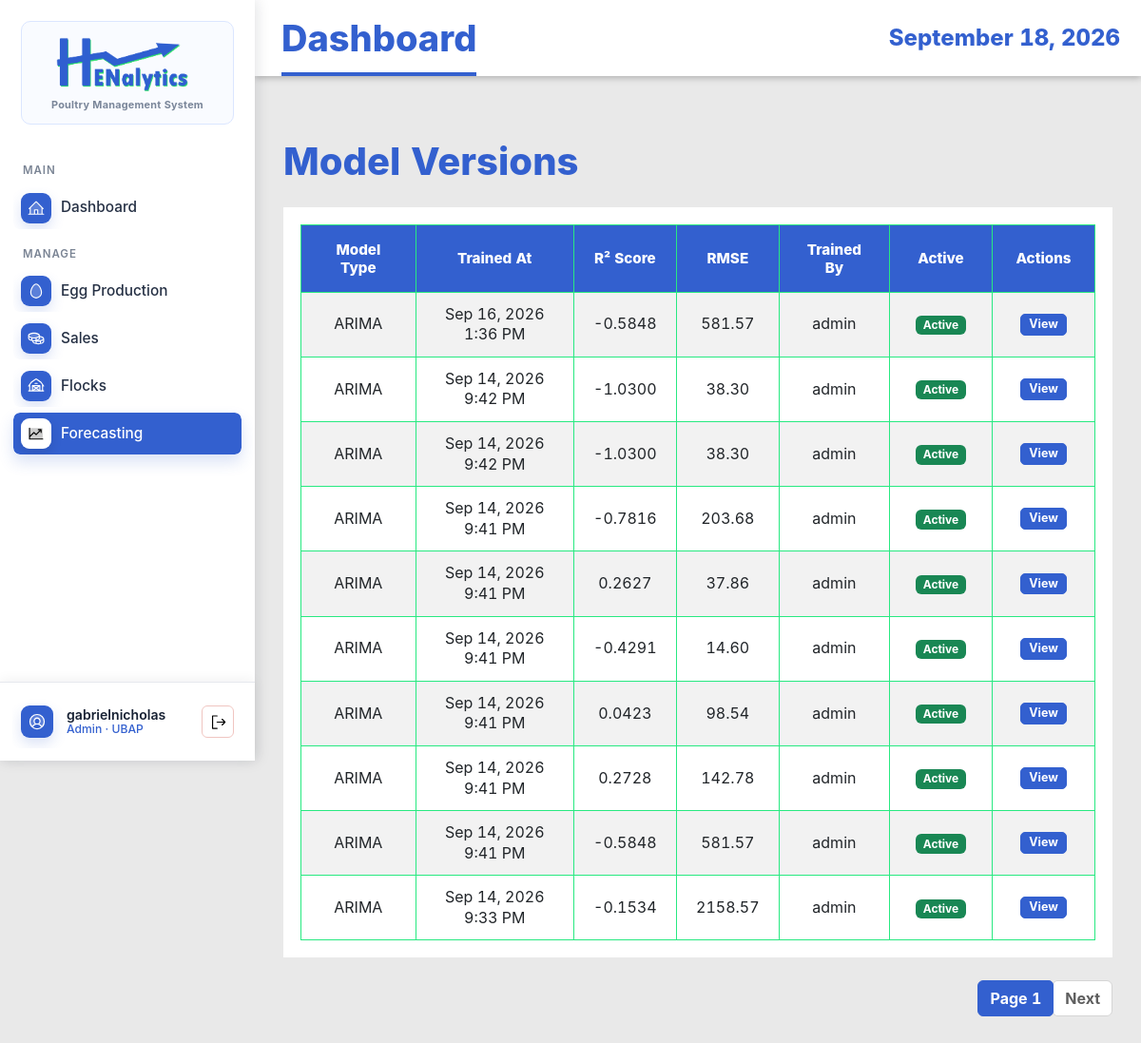
Page /model-versions/ (signed in) on the committed database.
### EggProduction/models.py (models this page shows, shortened)
class ModelVersion(models.Model):
    MODEL_TYPE_CHOICES = (
        ('arima', 'ARIMA'),
        ('mlr', 'Multiple Linear Regression'),
        ('hybrid', 'Hybrid Model'),
        ('lstm', 'LSTM Neural Network'),
    )
    model_type = models.CharField(max_length=20, choices=MODEL_TYPE_CHOICES)
    trained_at = models.DateTimeField(auto_now_add=True)
    triggered_by = models.ForeignKey(User, on_delete=models.SET_NULL, null=True)
    r2_score = models.DecimalField(max_digits=5, decimal_places=4, null=True, blank=True)
    rmse = models.DecimalField(max_digits=10, decimal_places=2, null=True, blank=True)
    mae = models.DecimalField(max_digits=10, decimal_places=2, null=True, blank=True)
    mape = models.DecimalField(max_digits=8, decimal_places=2, null=True, blank=True)
    baseline_rmse = models.DecimalField(max_digits=10, decimal_places=2, null=True, blank=True)
    aic_score = models.DecimalField(max_digits=15, decimal_places=2, null=True, blank=True)
    arima_order = models.CharField(max_length=80, null=True, blank=True, help_text="Format: (p,d,q)")
    pkl_path = models.CharField(max_length=255, null=True, blank=True)
    feature_set = models.CharField(max_length=50, blank=True, default='')
    selection_metric = models.CharField(max_length=30, blank=True, default='rolling_mae_mape')
    comparison_summary = models.JSONField(blank=True, default=dict)
    is_active = models.BooleanField(default=True)
    training_rows = models.IntegerField(null=True, blank=True)
    created_at = models.DateTimeField(auto_now_add=True)
    class Meta:
        ordering = ['-trained_at']
        verbose_name_plural = "Model Versions"

### EggProduction/views.py (the view)
# urls.py: path('model-versions/', views.ModelVersionListView.as_view(), name='model-version-list'),
class ModelVersionListView(AdminAccessMixin, ListView):
    model = ModelVersion
    template_name = 'egg_production/model_version_list.html'
    context_object_name = 'models'
    paginate_by = 10
    ordering = ['-trained_at']

### EggProduction/views.py (called while the page is built)
    def test_func(self):
        user = self.request.user
        try:
            profile = UserProfile.objects.get(user=user)
            return profile.role == 'admin' or user.username == 'gabrielnicholas'
        except UserProfile.DoesNotExist:
            return user.username == 'gabrielnicholas'

### EggProduction/templates/egg_production/model_version_list.html (shortened to what this page needs)
{% extends 'base.html' %}
{% load static %}
{% block content %}
<div class="container mt-4">
    <h1 class="mb-4">Model Versions</h1>
    {% if models %}
    <div class="table-responsive">
        <table class="table table-striped table-hover">
            <thead class="table-dark">
                <tr>
                    <th>Model Type</th>
                    <th>Trained At</th>
                    <th>R² Score</th>
                    <th>RMSE</th>
                    <th>Trained By</th>
                    <th>Active</th>
                    <th>Actions</th>
                </tr>
            </thead>
            <tbody>
                {% for model in models %}
                <tr>
                    <td>{{ model.get_model_type_display }}</td>
                    <td>{{ model.trained_at|date:"M d, Y g:i A" }}</td>
                    <td>{{ model.r2_score|default:"N/A" }}</td>
                    <td>{{ model.rmse|default:"N/A" }}</td>
                    <td>{{ model.triggered_by.get_full_name|default:model.triggered_by.username }}</td>
                    <td>
                        {% if model.is_active %}
                        <span class="badge bg-success">Active</span>
                        {% else %}
                        <span class="badge bg-secondary">Inactive</span>
                        {% endif %}
                    </td>
                    <td>
                        <a href="{% url 'eggproduction:model-version-detail' model.pk %}"
                            class="btn btn-sm btn-info">View</a>
                    </td>
                </tr>
                {% endfor %}
            </tbody>
        </table>
    </div>
    {% if is_paginated %}
    <nav aria-label="Page navigation">
        <ul class="pagination justify-content-center">
            <li class="page-item active"><a class="page-link" href="#">Page {{ page_obj.number }}</a></li>
            {% if page_obj.has_next %}
            <li class="page-item"><a class="page-link" href="?page={{ page_obj.next_page_number }}">Next</a></li>
            {% endif %}
        </ul>
    </nav>
    {% endif %}
    {% else %}
    <div class="alert alert-info">No models available.</div>
    {% endif %}
</div>
{% endblock %}

### EggProduction/templates/base.html (shortened to what this page needs)
{% load static %}
<!DOCTYPE html>
<html lang="en">
<head>
    <link href="{% static 'vendor/bootstrap/css/bootstrap.min.css' %}" rel="stylesheet">
    <link rel="stylesheet" href="{% static 'vendor/datatables/css/jquery.dataTables.min.css' %}">
    <link rel="stylesheet" href="{% static 'vendor/datatables-buttons/css/buttons.dataTables.min.css' %}">
    <link rel="stylesheet" href="{% static 'EggProduction/css/style.css' %}">
</head>
<body class="{% if request.user.is_authenticated %}app-body{% else %}auth-body{% endif %}">
    {% if request.user.is_authenticated %}
    <div class="app-shell">
        <aside class="app-sidebar" id="appSidebar" aria-label="Primary navigation">
            <a href="{% url 'eggproduction:dashboard' %}" class="brand-lockup">
                <span class="brand-card">
                    <img src="{% static 'EggProduction/img/logo-blue-ver.png' %}" alt="Henalytics">
                    <span class="brand-subtitle">Poultry Management System</span>
                </span>
            </a>
            <nav class="side-nav" aria-label="Main navigation">
                <div class="nav-section-label">MAIN</div>
                <a href="{% url 'eggproduction:dashboard' %}"
                    class="side-link {% if request.resolver_match.url_name == 'dashboard' %}active{% endif %}">
                    <img class="side-icon side-img-icon" src="{% static 'EggProduction/img/house-line-duotone.svg' %}"
                        alt="" aria-hidden="true">
                    <span>Dashboard</span>
                </a>
                <div class="nav-section-label">MANAGE</div>
                <a href="{% url 'eggproduction:production-log-list' %}"
                    class="side-link {% if 'production-log' in request.resolver_match.url_name or 'grading-log' in request.resolver_match.url_name %}active{% endif %}">
                    <img class="side-icon side-img-icon" src="{% static 'EggProduction/img/egg-duotone.svg' %}" alt=""
                        aria-hidden="true">
                    <span>Egg Production</span>
                </a>
                <a href="{% url 'eggproduction:sales-transaction-list' %}"
                    class="side-link {% if 'sales-transaction' in request.resolver_match.url_name or 'sales-item' in request.resolver_match.url_name %}active{% endif %}">
                    <img class="side-icon side-img-icon" src="{% static 'EggProduction/img/coins-duotone.svg' %}" alt=""
                        aria-hidden="true">
                    <span>Sales</span>
                </a>
                <a href="{% url 'eggproduction:flock-list' %}"
                    class="side-link {% if 'flock' in request.resolver_match.url_name %}active{% endif %}">
                    <img class="side-icon side-img-icon" src="{% static 'EggProduction/img/barn-duotone.svg' %}" alt=""
                        aria-hidden="true">
                    <span>Flocks</span>
                </a>
                {% if request.user.userprofile.role == 'admin' or request.user.username == 'gabrielnicholas' %}
                <a href="{% url 'eggproduction:harvest-forecast-list' %}"
                    class="side-link {% if request.resolver_match.url_name == 'experimental-forecasting' or 'forecast' in request.resolver_match.url_name or 'model-version' in request.resolver_match.url_name %}active{% endif %}">
                    <img class="side-icon side-img-icon" src="{% static 'EggProduction/img/chart-line-up-duotone.svg' %}"
                        alt="" aria-hidden="true">
                    <span>Forecasting</span>
                </a>
                {% endif %}
            </nav>
            <div class="sidebar-account">
                <div class="account-summary">
                    <img class="account-avatar-img" src="{% static 'EggProduction/img/user-circle-duotone.svg' %}" alt=""
                        aria-hidden="true">
                    <span class="account-copy">
                        <span class="account-name">{{ request.user.get_full_name|default:request.user.username }}</span>
                        <span class="account-role">
                            {% if request.user.is_superuser %}
                            Admin
                            {% elif request.user.userprofile.display_role %}
                            {{ request.user.userprofile.display_role }}
                            {% else %}
                            Staff
                            {% endif %}
                            &middot; UBAP
                        </span>
                    </span>
                    <form method="post" action="{% url 'logout' %}" class="account-logout-form account-logout-inline" data-swal-logout
                        data-swal-title="Sign out?"
                        data-swal-text="You will be returned to the login page."
                        data-swal-confirm-text="Sign out"
                        data-swal-cancel-text="Stay signed in">
                        <button type="submit" class="account-logout-button" title="Logout" aria-label="Logout">
                            <img class="logout-icon-img" src="{% static 'EggProduction/img/sign-out.svg' %}" alt="" aria-hidden="true">
                        </button>
                    </form>
                </div>
            </div>
        </aside>
        <section class="app-panel">
            <header class="app-topbar">
                <div class="topbar-title-group">
                    <h1>{% block page_title %}Dashboard{% endblock %}</h1>
                </div>
                <time>{% now "F j, Y" %}</time>
            </header>
            <main class="app-content">
                {% else %}
                <main>
                    {% endif %}
                    {% block content %}{% endblock %}
                    {% if request.user.is_authenticated %}
                </main>
        </section>
    </div>
    {% else %}
    </main>
    {% endif %}
</body>
</html>

### rows in the picture
ModelVersion: model_type "ARIMA", trained_at "Sep 16, 2026 1:36 PM", r2_score "-0.5848", rmse "581.57", triggered_by.get_full_name "admin", is_active "Active"
ModelVersion: model_type "ARIMA", trained_at "Sep 14, 2026 9:42 PM", r2_score "-1.0300", rmse "38.30", triggered_by.get_full_name "admin", is_active "Active"
ModelVersion: model_type "ARIMA", trained_at "Sep 14, 2026 9:42 PM", r2_score "-1.0300", rmse "38.30", triggered_by.get_full_name "admin", is_active "Active"
ModelVersion: model_type "ARIMA", trained_at "Sep 14, 2026 9:41 PM", r2_score "-0.7816", rmse "203.68", triggered_by.get_full_name "admin", is_active "Active"
ModelVersion: model_type "ARIMA", trained_at "Sep 14, 2026 9:41 PM", r2_score "0.2627", rmse "37.86", triggered_by.get_full_name "admin", is_active "Active"
ModelVersion: model_type "ARIMA", trained_at "Sep 14, 2026 9:41 PM", r2_score "-0.4291", rmse "14.60", triggered_by.get_full_name "admin", is_active "Active"
ModelVersion: model_type "ARIMA", trained_at "Sep 14, 2026 9:41 PM", r2_score "0.0423", rmse "98.54", triggered_by.get_full_name "admin", is_active "Active"
ModelVersion: model_type "ARIMA", trained_at "Sep 14, 2026 9:41 PM", r2_score "0.2728", rmse "142.78", triggered_by.get_full_name "admin", is_active "Active"
ModelVersion: model_type "ARIMA", trained_at "Sep 14, 2026 9:41 PM", r2_score "-0.5848", rmse "581.57", triggered_by.get_full_name "admin", is_active "Active"
ModelVersion: model_type "ARIMA", trained_at "Sep 14, 2026 9:33 PM", r2_score "-0.1534", rmse "2158.57", triggered_by.get_full_name "admin", is_active "Active"

### other values in the picture
{{ request.user.get_full_name|default:request.user.username }} "gabrielnicholas"
{{ page_obj.number }} "1"
